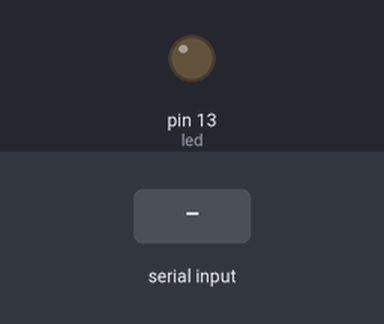
Bench run of a sketch on a simulated Arduino Uno, built with avr-gcc and run on an emulated ATmega328P. Shown: output pins drawn as LEDs (lit = HIGH). Inputs (shaded band) come from the test bench.

Above: at 1.2 s.
1.3 s: "1" received over Serial
At 1.8 s:
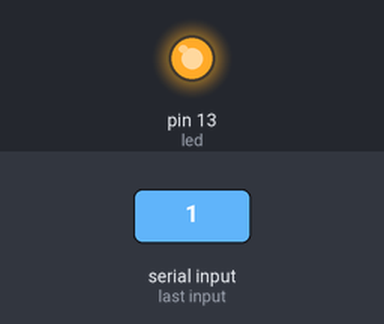
2.8 s: "0" received over Serial
At 4.1 s:
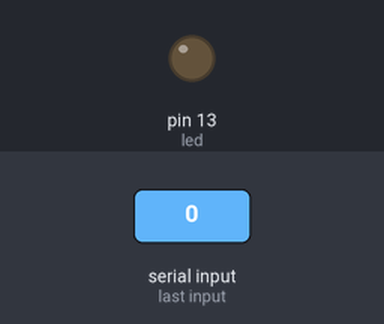
Timing chart, 0 to 5.8 s (numbered marks = the images above; inputs shaded):
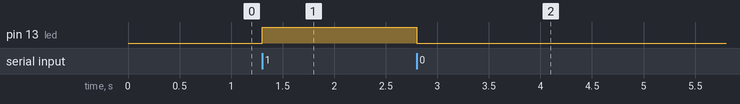

The sketch:

on_off.ino
```cpp
int BAUD_RATE = 9600;
int led = 13;
char incomingByte = ' ';

void setup(void)
{
    Serial.begin(BAUD_RATE);
    pinMode(led, OUTPUT);
}

void loop(void)
{
    if(Serial.available() > 0){
        incomingByte = Serial.read();

        //Serial.println(incomingByte);

        if(incomingByte == '1'){
            digitalWrite(led, HIGH);
            //Serial.println("Led is ON");
        }
        else if(incomingByte == '0'){
            digitalWrite(led, LOW);
            //Serial.println("Led is OFF");
        }
    }
}
```

Measured:
- after the input at 1.3 s, pin 13 (led): LOW → HIGH at once
- after the input at 2.8 s, pin 13 (led): HIGH → LOW at once
